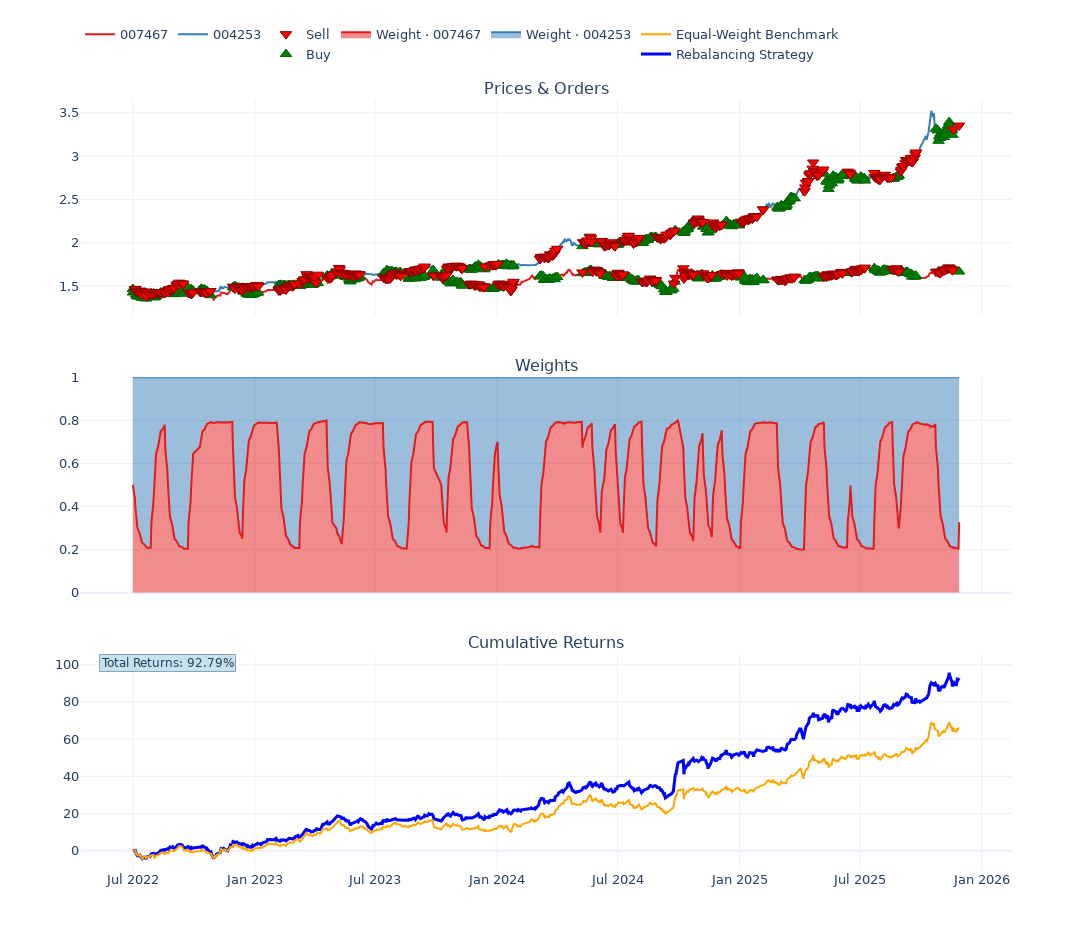

The cell this chart's notebook holds for it:
### Code cell
single_bt.plot()

### Figure 1 — Plotly figure (JSON) as saved in the notebook; plotly's stock layout.template omitted (floating-point values rounded to 4 significant figures; data arrays with more than 128 entries replaced by an {"elided": "..."} marker saying what was removed)
{"data": [{"hovertemplate": "<b>007467</b><br>%{x|%Y-%m-%d}<br>Price: %{y:.4f}<extra></extra>", "legendgroup": "price-007467", "line": {"color": "rgb(228,26,28)", "width": 2}, "mode": "lines", "name": "007467", "type": "scatter", "x": {"elided": "832 str values"}, "xaxis": "x", "y": {"elided": "832 float values"}, "yaxis": "y"}, {"hovertemplate": "<b>004253</b><br>%{x|%Y-%m-%d}<br>Price: %{y:.4f}<extra></extra>", "legendgroup": "price-004253", "line": {"color": "rgb(55,126,184)", "width": 2}, "mode": "lines", "name": "004253", "type": "scatter", "x": {"elided": "832 str values"}, "xaxis": "x", "y": {"elided": "832 float values"}, "yaxis": "y"}, {"hovertemplate": "<b>Buy</b><br>%{x|%Y-%m-%d %H:%M:%S}<br>Price: %{y:.4f}<extra></extra>", "legendgroup": "trades", "marker": {"color": "green", "line": {"color": "darkgreen", "width": 1}, "size": 10, "symbol": "triangle-up"}, "mode": "markers", "name": "Buy", "type": "scatter", "x": {"elided": "618 str values"}, "xaxis": "x", "y": {"elided": "618 float values"}, "yaxis": "y"}, {"hovertemplate": "<b>Sell</b><br>%{x|%Y-%m-%d %H:%M:%S}<br>Price: %{y:.4f}<extra></extra>", "legendgroup": "trades", "marker": {"color": "red", "line": {"color": "darkred", "width": 1}, "size": 10, "symbol": "triangle-down"}, "mode": "markers", "name": "Sell", "type": "scatter", "x": {"elided": "616 str values"}, "xaxis": "x", "y": {"elided": "616 float values"}, "yaxis": "y"}, {"hovertemplate": "<b>007467</b><br>%{x|%Y-%m-%d}<br>Weight: %{y:.2%}<extra></extra>", "legendgroup": "weight-007467", "line": {"color": "rgb(228,26,28)"}, "mode": "lines", "name": "Weight · 007467", "stackgroup": "weights", "type": "scatter", "x": {"elided": "832 str values"}, "xaxis": "x2", "y": {"elided": "832 float values"}, "yaxis": "y2"}, {"hovertemplate": "<b>004253</b><br>%{x|%Y-%m-%d}<br>Weight: %{y:.2%}<extra></extra>", "legendgroup": "weight-004253", "line": {"color": "rgb(55,126,184)"}, "mode": "lines", "name": "Weight · 004253", "stackgroup": "weights", "type": "scatter", "x": {"elided": "832 str values"}, "xaxis": "x2", "y": {"elided": "832 float values"}, "yaxis": "y2"}, {"hovertemplate": "Strategy<br>%{x|%Y-%m-%d}<br>Multiple: %{y:.2f}%<extra></extra>", "legendgroup": "performance", "line": {"color": "blue", "width": 3}, "mode": "lines", "name": "Rebalancing Strategy", "type": "scatter", "x": {"elided": "832 str values"}, "xaxis": "x3", "y": {"elided": "832 float values"}, "yaxis": "y3"}, {"hovertemplate": "Benchmark<br>%{x|%Y-%m-%d}<br>Multiple: %{y:.2f}%<extra></extra>", "legendgroup": "performance", "line": {"color": "orange", "width": 2}, "mode": "lines", "name": "Equal-Weight Benchmark", "type": "scatter", "x": {"elided": "832 str values"}, "xaxis": "x3", "y": {"elided": "832 float values"}, "yaxis": "y3"}], "layout": {"annotations": [{"font": {"size": 16}, "showarrow": false, "text": "Prices & Orders", "x": 0.5, "xanchor": "center", "xref": "paper", "y": 1, "yanchor": "bottom", "yref": "paper"}, {"font": {"size": 16}, "showarrow": false, "text": "Weights", "x": 0.5, "xanchor": "center", "xref": "paper", "y": 0.64, "yanchor": "bottom", "yref": "paper"}, {"font": {"size": 16}, "showarrow": false, "text": "Cumulative Returns", "x": 0.5, "xanchor": "center", "xref": "paper", "y": 0.28, "yanchor": "bottom", "yref": "paper"}, {"bgcolor": "rgba(173, 216, 230, 0.7)", "bordercolor": "rgba(30, 30, 120, 0.4)", "font": {"family": "DejaVu Sans", "size": 12}, "showarrow": false, "text": "Total Returns: 92.79%", "x": 0.02, "xref": "paper", "y": 100.7, "yref": "y3"}], "font": {"family": "DejaVu Sans", "size": 13}, "height": 950, "hovermode": "x unified", "legend": {"orientation": "h", "x": 0, "xanchor": "left", "y": 1.04, "yanchor": "bottom"}, "width": 1200, "xaxis": {"anchor": "y", "domain": [0, 1], "matches": "x", "showticklabels": false}, "xaxis2": {"anchor": "y2", "domain": [0, 1], "matches": "x", "showticklabels": false}, "xaxis3": {"anchor": "y3", "domain": [0, 1], "matches": "x"}, "yaxis": {"anchor": "x", "domain": [0.72, 1]}, "yaxis2": {"anchor": "x2", "domain": [0.36, 0.64], "range": [0, 1]}, "yaxis3": {"anchor": "x3", "domain": [0, 0.28]}}}
